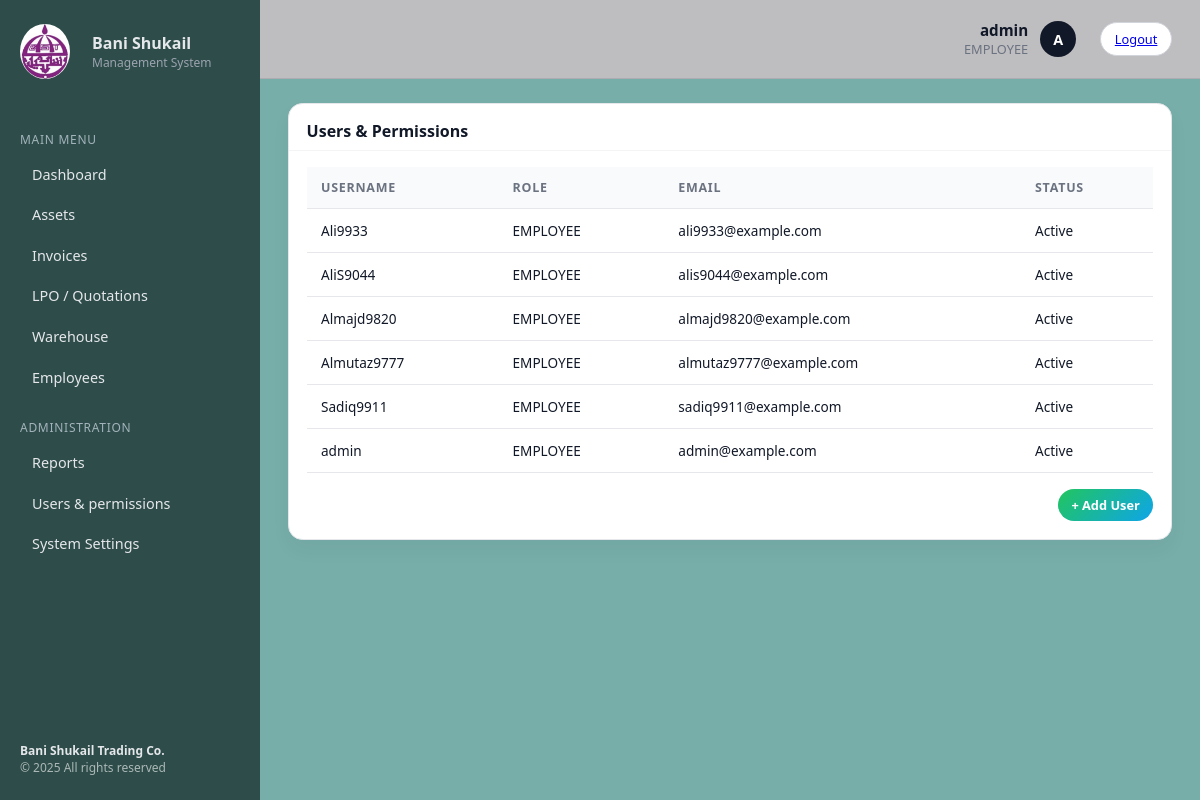
Page /users/ (signed in) on the committed database.
### accounts/models.py (models this page shows, shortened)
class User(AbstractUser):
    class Role(models.TextChoices):
        ADMIN = "ADMIN", "Admin"
        EMPLOYEE = "EMPLOYEE", "Employee"
    role = models.CharField(max_length=20, choices=Role.choices, default=Role.EMPLOYEE)

### accounts/views.py (the view)
# urls.py: path("users/", views.users_view, name="users"),
@login_required
def users_view(request):
    User = get_user_model()
    users = User.objects.all().order_by("username")
    return render(request, "users.html", {"users": users})

### templates/users.html
{% extends 'base.html' %}
{% block content %}
<div class="panel">
    <div class="panel-header">
        <div class="panel-title">Users & Permissions</div>
    </div>
    <div class="panel-body">
        <table class="data-table">
            <thead>
                <tr>
                    <th>Username</th>
                    <th>Role</th>
                    <th>Email</th>
                    <th>Status</th>
                </tr>
            </thead>
            <tbody>
                {% for u in users %}
                <tr>
                    <td>{{ u.username }}</td>
                    <td>{{ u.role }}</td>
                    <td>{{ u.email|default:"-" }}</td>
                    <td>{{ u.is_active|yesno:"Active,Disabled" }}</td>
                </tr>
                {% empty %}
                <tr>
                    <td colspan="4" class="small-text">No users.</td>
                </tr>
                {% endfor %}
            </tbody>
        </table>
        <div style="margin-top: 1rem; text-align: right;">
            <button class="btn-primary" onclick="alert('Add User – Backend Required')">
                + Add User
            </button>
        </div>
    </div>
</div>
{% endblock %}

### templates/base.html (shortened to what this page needs)
{% load static %}
<!DOCTYPE html>
<html lang="en">
<head>
  <link rel="stylesheet" href="{% static 'style.css' %}" />
</head>
<body>
<div class="layout">
  {% include 'includes/sidebar.html' %}
  <main class="main">
    {% include 'includes/topbar.html' %}
    <section class="content">
      {% block content %}{% endblock %}
    </section>
  </main>
</div>
</body>
</html>

### templates/includes/sidebar.html
{% load static %}
<aside class="sidebar">
  <div class="logo">
    <img src="{% static 'images/logo.png' %}" class="logo-img" alt="Logo" />
    <div class="logo-text">
      <div class="logo-title">Bani Shukail</div>
      <div class="logo-subtitle">Management System</div>
    </div>
  </div>
  <nav class="menu">
    <div class="menu-title">Main Menu</div>
    <a href="{% url 'core:dashboard' %}" class="menu-item {% if active == 'dashboard' %}active{% endif %}">Dashboard</a>
    <a href="{% url 'assets:list' %}" class="menu-item {% if active == 'assets' %}active{% endif %}">Assets</a>
    <a href="{% url 'invoices:list' %}" class="menu-item {% if active == 'invoices' %}active{% endif %}">Invoices</a>
    <a href="{% url 'lpo:list' %}" class="menu-item {% if active == 'lpo' %}active{% endif %}">LPO / Quotations</a>
    <a href="{% url 'warehouse:list' %}" class="menu-item {% if active == 'warehouse' %}active{% endif %}">Warehouse</a>
    <a href="{% url 'employees:list' %}" class="menu-item {% if active == 'employees' %}active{% endif %}">Employees</a>
    <div class="menu-title">Administration</div>
    <a href="{% url 'core:reports' %}" class="menu-item {% if active == 'reports' %}active{% endif %}">Reports</a>
    <a href="{% url 'accounts:users' %}" class="menu-item {% if active == 'users' %}active{% endif %}">Users &amp; permissions</a>
    <a href="{% url 'core:settings' %}" class="menu-item {% if active == 'settings' %}active{% endif %}">System Settings</a>
  </nav>
  <div class="sidebar-footer">
    <div class="company-name">Bani Shukail Trading Co.</div>
    <div class="small-text">© 2025 All rights reserved</div>
  </div>
</aside>

### templates/includes/topbar.html (shortened to what this page needs)
<header class="topbar">
  <div class="topbar-right">
    <div class="user-info">
      <div class="user-name">{{ request.user.get_full_name|default:request.user.username }}</div>
      <div class="user-role">{% if request.user.is_authenticated %}{{ request.user.role|default:"" }}{% endif %}</div>
    </div>
    <div class="user-avatar">{{ request.user.username|first|upper }}</div>
    <a class="btn-secondary" href="{% url 'accounts:logout' %}" style="margin-left:12px;">Logout</a>
  </div>
</header>

### static/style.css (style rules this page uses)
* { box-sizing: border-box; margin: 0; padding: 0; font-family: system-ui, -apple-system, BlinkMacSystemFont, "Segoe UI", sans-serif; }
body { background-color: #77aea9; color: #111827; }
.layout { display: flex; min-height: 100vh; }
.sidebar { width: 260px; background: #2e4d4a; color: #e5e7eb; display: flex; flex-direction: column; padding: 1.5rem 1.25rem; }
.logo { display: flex; align-items: center; gap: 0.75rem; margin-bottom: 2rem; }
.logo-img { width: 50px; height: auto; border-radius: 50%; margin-right: 10px; }
.logo-title { font-size: 1rem; font-weight: 700; }
.logo-subtitle { font-size: 0.75rem; color: #9ca3af; }
.menu { flex: 1; display: flex; flex-direction: column; gap: 0.25rem; }
.menu-title { font-size: 0.75rem; text-transform: uppercase; letter-spacing: 0.06em; color: #cbd5e1; opacity: 0.75; margin: 1.25rem 0 0.25rem; }
.menu-item { display: block; padding: 0.55rem 0.75rem; border-radius: 0.5rem; font-size: 0.9rem; color: #e5e7eb; text-decoration: none; transition: background-color 0.15s, color 0.15s, transform 0.1s; }
.sidebar-footer { margin-top: 2rem; font-size: 0.75rem; color: rgba(255, 255, 255, 0.6); }
.company-name { font-weight: 600; color: #e5e7eb; }
.main { flex: 1; display: flex; flex-direction: column; }
.topbar { display: flex; justify-content: space-between; align-items: center; padding: 1.25rem 1.75rem; border-bottom: 1px solid rgba(17, 24, 39, 0.10); background: #bebdc0; }
.topbar-right { display: flex; align-items: center; gap: 0.75rem; }
.user-info { text-align: right; }
.user-name { font-size: 0.95rem; font-weight: 600; }
.user-role { font-size: 0.8rem; color: #6b7280; }
.user-avatar { width: 36px; height: 36px; border-radius: 999px; background: #111827; color: #ffffff; display: flex; align-items: center; justify-content: center; font-size: 0.9rem; font-weight: 600; }
.content { padding: 1.5rem 1.75rem 2rem; }
.panel { background: #ffffff; border-radius: 0.9rem; box-shadow: 0 10px 20px rgba(15, 23, 42, 0.04); border: 1px solid #e5e7eb; display: flex; flex-direction: column; }
.panel-header { padding: 1rem 1.1rem 0.5rem; border-bottom: 1px solid #f3f4f6; }
.panel-title { font-size: 1rem; font-weight: 600; }
.panel-body { padding: 1rem 1.1rem 1.1rem; }
.btn-primary { border: none; outline: none; padding: 0.45rem 0.85rem; border-radius: 999px; background: linear-gradient(135deg, #22c55e, #0ea5e9); color: #ffffff; font-size: 0.8rem; font-weight: 600; cursor: pointer; white-space: nowrap; }
.btn-secondary { border-radius: 999px; border: 1px solid #d1d5db; padding: 0.45rem 0.85rem; background: #ffffff; font-size: 0.8rem; font-weight: 500; cursor: pointer; white-space: nowrap; }
.data-table { width: 100%; border-collapse: collapse; font-size: 0.85rem; }
.data-table thead { background: #f9fafb; }
.data-table th, .data-table td { padding: 0.75rem 0.9rem; text-align: left; border-bottom: 1px solid #e5e7eb; white-space: nowrap; }
.data-table th { font-size: 0.78rem; text-transform: uppercase; letter-spacing: 0.06em; color: #6b7280; }

### rows in the picture
User: user.get_full_name "admin", user.role "EMPLOYEE", user.username|first "A", username "admin", role "EMPLOYEE", email "admin@example.com", is_active "Active"
User: username "Ali9933", role "EMPLOYEE", email "ali9933@example.com", is_active "Active"
User: username "AliS9044", role "EMPLOYEE", email "alis9044@example.com", is_active "Active"
User: username "Almajd9820", role "EMPLOYEE", email "almajd9820@example.com", is_active "Active"
User: username "Almutaz9777", role "EMPLOYEE", email "almutaz9777@example.com", is_active "Active"
User: username "Sadiq9911", role "EMPLOYEE", email "sadiq9911@example.com", is_active "Active"
